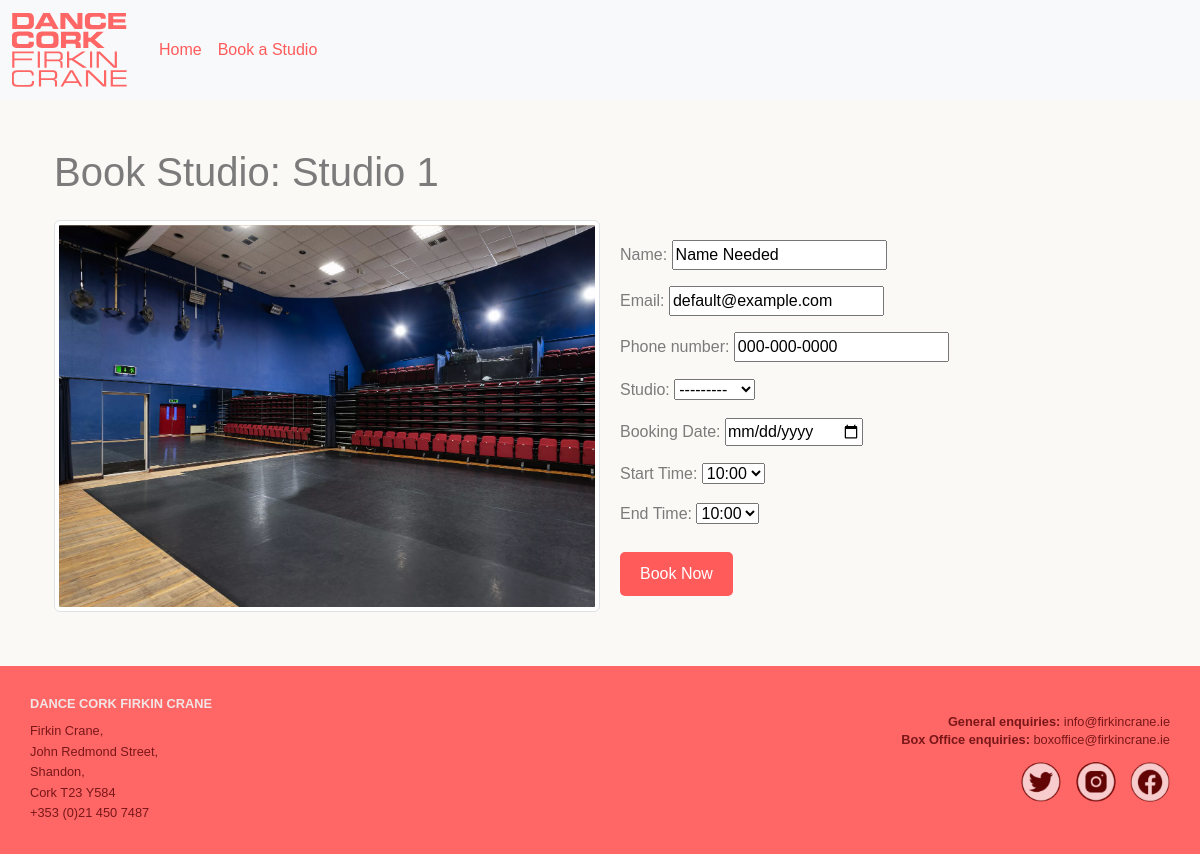
/booking/studios/1/book/, run on the app's committed database.
### booking/models.py (models this page shows, shortened)
class Studio(models.Model):
    name = models.CharField(max_length=255)
    location = models.CharField(max_length=255)
    blurb = models.TextField(max_length=150, default='Please enter a brief description of the studio')
    description = models.TextField()
    benefits = models.TextField(
        help_text="Comma-separated list of recommended activities for the studio (e.g. Yoga, Photography, Dance)",
        default="Rehersal"
    )
    hourly_rate = models.DecimalField(max_digits=10, decimal_places=2, default=20, help_text="Hourly rate for the studio")  # Fixed rate
    capacity = models.IntegerField()
    image = models.ImageField(upload_to='studios/', default='logo.png')
    def __str__(self):
        return self.name

### booking/views.py (the view)
# urls.py: path('studios/<int:studio_id>/book/', book_studio, name='book_studio'),  # Accessible at /booking/studios/<studio_id>/book/
def book_studio(request, studio_id):
    studio = get_object_or_404(Studio, id=studio_id)
    if request.method == 'POST':
        form = BookingForm(request.POST)
        if form.is_valid():
            booking = form.save(commit=False)  # Create a Booking instance but don't save to DB yet
            booking.studio = studio  # Set the studio
            booking.start_time = timezone.make_aware(datetime.fromisoformat(form.cleaned_data['start_time']))
            booking.end_time = timezone.make_aware(datetime.fromisoformat(form.cleaned_data['end_time']))
            booking.save()  # Now save it to the database
            return redirect('booking_confirmation', booking_id=booking.id)
    else:
        form = BookingForm()
    return render(request, 'book_studio.html', {'form': form, 'studio': studio})

### booking/forms.py (called while the page is built)
    def get_time_slot_choices(self):
        opening_time = datetime.now().replace(hour=10, minute=0, second=0, microsecond=0)
        closing_time = opening_time.replace(hour=16, minute=0)
        time_slots = []
        current_time = opening_time
        while current_time <= closing_time:
            time_slot_str = current_time.strftime('%Y-%m-%dT%H:%M')  # Use ISO format for input
            display_time_str = current_time.strftime('%H:%M')  # Display format, e.g., 10:00
            time_slots.append((time_slot_str, display_time_str))
            current_time += timedelta(minutes=30)  # Increment by 30 minutes
        return time_slots

### templates/book_studio.html (shortened to what this page needs)
{% extends 'base.html' %}
{% load static %}
{% block extra_css %}
    <link rel="stylesheet" href="{% static 'css/book_studio.css' %}">
{% endblock %}
{% block content %}
    <section class="container mt-5">
        <h1 class="mb-4">Book Studio: {{ studio.name }}</h1>
        <div class="d-flex flex-column flex-md-row align-items-start">
            <div class="image-container flex-grow-1">
                <img src="{{ studio.image.url }}" class="img-thumbnail studio-image" alt="{{ studio.name }}">
            </div>
            <div class="form-container flex-grow-1">
                <form method="post">
                    {{ form.as_p }}
                    <button type="submit" class="btn btn-primary">Book Now</button>
                </form>
            </div>
        </div>
    </section>
{% endblock %}

### static/css/base_styles.css (style rules this page uses)
body { font-family: 'Dark Grotesque', sans-serif; background-color: #FAF9F6; color: #7B7B7B; }
.btn { background-color: #FF5B5B; color: white !important; border: none; padding: 10px 20px; border-radius: 5px; cursor: pointer; margin-top: 10px; }

### static/css/book_studio.css (style rules this page uses)
.image-container { width: 50%; display: flex; / justify-content: center; align-items: center; }
.studio-image { width: 100%; height: auto; }
.form-container { width: 50%; padding: 20px; }

### data on the page
Studio: name "Studio 1", image (picture), name "Name Needed"
